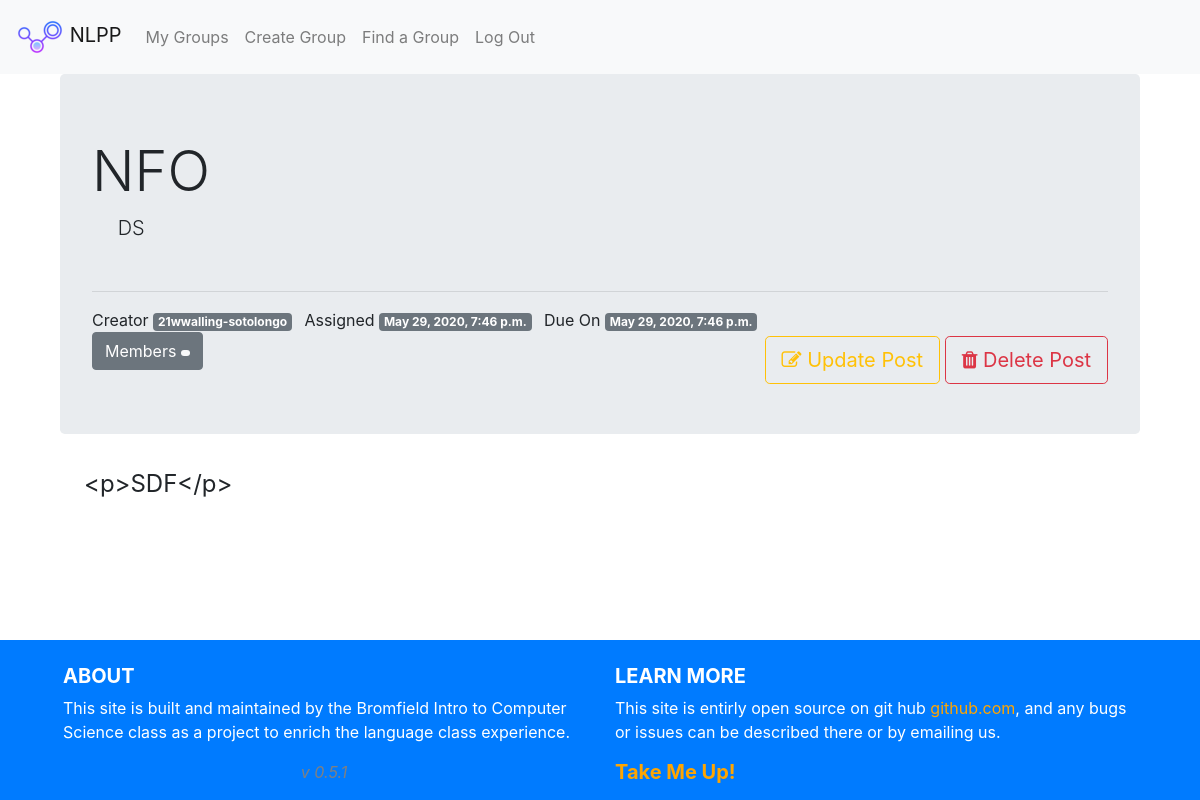
Screenshot of /groups/bofe-baser/posts/29/ (signed in) with the database file from the repository.
### posts/models.py (models this page shows, shortened)
class Post(models.Model):
    name = models.CharField(max_length=50)
    creator = models.ForeignKey(User, related_name="post_creator", on_delete=models.CASCADE)
    group = models.ForeignKey(Group, related_name="posts",null=True, blank=True,on_delete=models.CASCADE)
    description = models.TextField(blank=True, default="", max_length=8000)
    body_text = models.TextField(blank=True, default="", max_length=8000)
    creation_date = models.DateTimeField(auto_now=True)
    due_date = models.DateTimeField()
    from_lang = models.ForeignKey('SupportedLanguages', related_name="from_langs", on_delete=models.CASCADE)
    to_lang = models.ForeignKey('SupportedLanguages', related_name="to_langs", on_delete=models.CASCADE)
    class Meta:
        ordering = ["-creation_date"]

### posts/views.py (the view)
# urls.py: path("<int:pk>/",views.PostDetail.as_view(),name="single"),
class PostDetail(LoginRequiredMixin, generic.DetailView):
    model = models.Post

### posts/models.py (called while the page is built)
    def __str__(self):
        return self.name

### posts/templates/posts/post_detail.html (shortened to what this page needs)
{% extends "posts/post_base.html" %}
{% block post_content %}
    {% include "posts/_post.html" %}
{% endblock %}

### posts/templates/posts/_post.html (shortened to what this page needs)
{% load static %}
{% load bleach_tags %}
<div class="container">
<div class="jumbotron">
  <h1 class="display-4">{{post.name}}</h1>
  <p class="lead"> &emsp; {{post.description}}</p>
  <hr class=mt-5>
  <div>
    Creator <span class="badge badge-secondary mr-2">{{post.creator}}</span>
    Assigned <span class="badge badge-secondary mr-2">{{post.creation_date}}</span>
		Due On <span class="badge badge-secondary ">{{post.due_date}}</span>
  </div>
  {% if user == post.creator %}
    <button type="button" class="btn btn-secondary" data-toggle="modal"
      data-target="#MemberList">Members <span class="badge badge-light">
      {{group.members.count}} </span>
    </button> &emsp;
    <div class="float-right">
        <a href="{% url 'groups:posts:update' slug=view.kwargs.slug pk=view.kwargs.pk %}" class=" btn btn-lg btn-outline-warning my-1"><span class="fa fa-edit"></span> Update Post</a>
        <a href="{% url 'groups:posts:delete' slug=view.kwargs.slug pk=view.kwargs.pk %}" class=" btn btn-lg btn-outline-danger my-1"><span class="fa fa-trash"></span> Delete Post</a>
    </div>
  {% endif %}
</div>
<div class="mx-4" id="post_body_text_base">
  {{ post.body_text|bleach_linkify|bleach}}
</div>
</div>

### static/NLPP/css/master.css (style rules this page uses)
html { height:100%; }
body { background-color: #FFFFFF; font-size: 1rem; height:100%; overflow-wrap: break-word; word-wrap: break-word; hyphens: auto; display: flex; flex-direction: column; }
a { color: blue; }
#post_body_text_base { font-size: 1.5rem; }

### rows the page displays
Post: name "NFO", description "DS", creator "21wwalling-sotolongo", creation_date "May 29, 2020, 7:46 p.m.", due_date "May 29, 2020, 7:46 p.m.", body_text|bleach_linkify "<p>SDF</p>"
